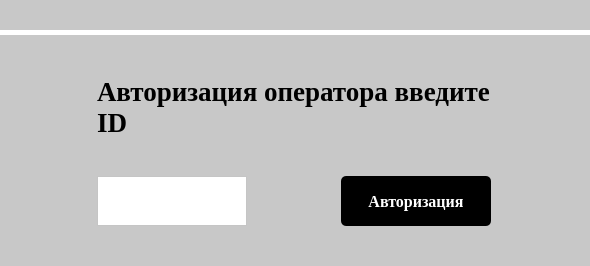
<?xml version="1.0" encoding="UTF-8"?>
<ui version="4.0">
 <class>MainWindow</class>
 <widget class="QMainWindow" name="MainWindow">
  <property name="geometry">
   <rect>
    <x>0</x>
    <y>0</y>
    <width>590</width>
    <height>266</height>
   </rect>
  </property>
  <property name="windowTitle">
   <string>MainWindow</string>
  </property>
  <widget class="QWidget" name="centralwidget">
   <layout class="QVBoxLayout" name="verticalLayout">
    <property name="spacing">
     <number>0</number>
    </property>
    <property name="leftMargin">
     <number>0</number>
    </property>
    <property name="topMargin">
     <number>0</number>
    </property>
    <property name="rightMargin">
     <number>0</number>
    </property>
    <property name="bottomMargin">
     <number>0</number>
    </property>
    <item>
     <widget class="QWidget" name="widget" native="true">
      <property name="minimumSize">
       <size>
        <width>0</width>
        <height>35</height>
       </size>
      </property>
      <property name="maximumSize">
       <size>
        <width>16777215</width>
        <height>35</height>
       </size>
      </property>
      <property name="styleSheet">
       <string notr="true">* {background-color: rgb(200,200,200);} #widget { border-bottom: 5px solid white}</string>
      </property>
      <layout class="QGridLayout" name="gridLayout">
       <property name="leftMargin">
        <number>560</number>
       </property>
       <property name="topMargin">
        <number>0</number>
       </property>
       <property name="rightMargin">
        <number>0</number>
       </property>
       <property name="bottomMargin">
        <number>5</number>
       </property>
       <property name="spacing">
        <number>0</number>
       </property>
       <item row="0" column="0">
        <widget class="QLabel" name="close">
         <property name="minimumSize">
          <size>
           <width>30</width>
           <height>30</height>
          </size>
         </property>
         <property name="maximumSize">
          <size>
           <width>30</width>
           <height>30</height>
          </size>
         </property>
         <property name="text">
          <string/>
         </property>
         <property name="pixmap">
          <pixmap>../photos/nook.png</pixmap>
         </property>
         <property name="scaledContents">
          <bool>true</bool>
         </property>
        </widget>
       </item>
      </layout>
     </widget>
    </item>
    <item>
     <widget class="QWidget" name="widget_2" native="true">
      <property name="styleSheet">
       <string notr="true">background-color: rgb(200,200,200)</string>
      </property>
      <layout class="QGridLayout" name="gridLayout_2">
       <property name="bottomMargin">
        <number>40</number>
       </property>
       <item row="1" column="1">
        <widget class="QPushButton" name="pushButton_2">
         <property name="minimumSize">
          <size>
           <width>150</width>
           <height>50</height>
          </size>
         </property>
         <property name="maximumSize">
          <size>
           <width>150</width>
           <height>50</height>
          </size>
         </property>
         <property name="font">
          <font>
           <family>Tinos</family>
           <pointsize>12</pointsize>
           <weight>75</weight>
           <bold>true</bold>
          </font>
         </property>
         <property name="styleSheet">
          <string notr="true">background-color: black; color: white; border-radius: 5px</string>
         </property>
         <property name="text">
          <string>Авторизация</string>
         </property>
        </widget>
       </item>
       <item row="0" column="0" colspan="2">
        <widget class="QLabel" name="label">
         <property name="maximumSize">
          <size>
           <width>600</width>
           <height>16777215</height>
          </size>
         </property>
         <property name="font">
          <font>
           <family>Tinos</family>
           <pointsize>20</pointsize>
           <weight>75</weight>
           <bold>true</bold>
          </font>
         </property>
         <property name="text">
          <string>Авторизация оператора введите ID</string>
         </property>
         <property name="scaledContents">
          <bool>false</bool>
         </property>
         <property name="wordWrap">
          <bool>true</bool>
         </property>
        </widget>
       </item>
       <item row="1" column="0">
        <widget class="QTextEdit" name="textEdit">
         <property name="minimumSize">
          <size>
           <width>0</width>
           <height>50</height>
          </size>
         </property>
         <property name="maximumSize">
          <size>
           <width>150</width>
           <height>50</height>
          </size>
         </property>
         <property name="styleSheet">
          <string notr="true">background-color: white; color: black</string>
         </property>
         <property name="verticalScrollBarPolicy">
          <enum>Qt::ScrollBarAlwaysOff</enum>
         </property>
        </widget>
       </item>
      </layout>
     </widget>
    </item>
   </layout>
  </widget>
 </widget>
 <resources/>
 <connections/>
</ui>
